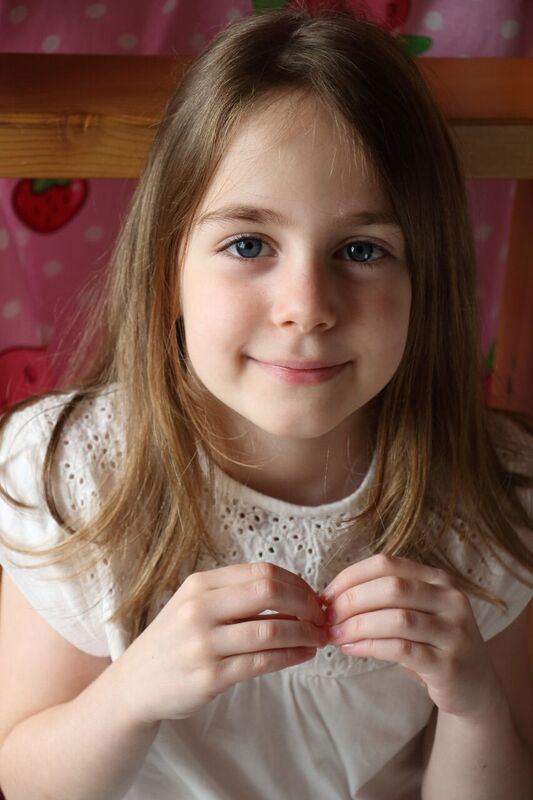
#> input picture CodeReferences/Python/cnn_study_day5/day4/images/test.jpg, 533 x 800 px, given in place of test.png, which was not available
$ python 10_thresholdEx.py
#> lines starting #> are read from the running program, lines starting #| are printed output that depends on the picture; after the words box and inside, x2 and y2 are one past the last pixel; in counts of white or black regions, pixels touching at a corner belong together; pictures that were not available may be replaced by others from this repository, and a replacement may not be noted
import numpy as np
import cv2

img = cv2.imread('test.png', cv2.IMREAD_GRAYSCALE)
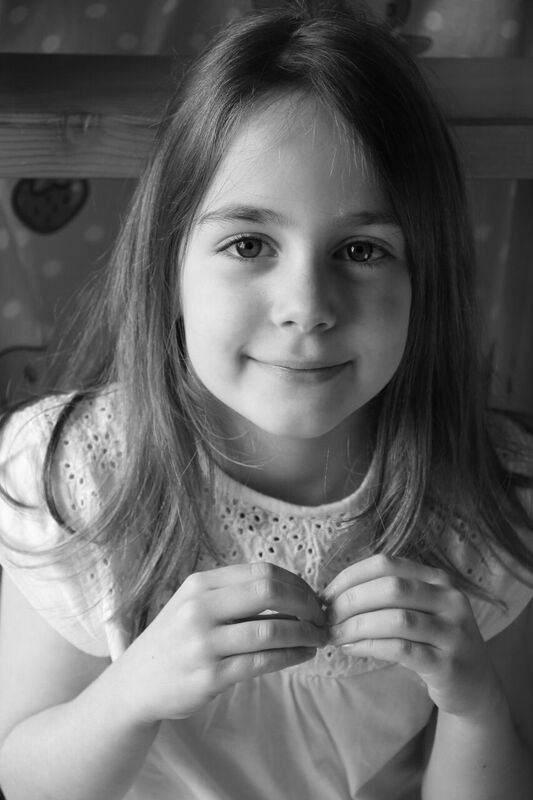
#> img: shape (800, 533); min 0, max 255, mean 103
#threshold()는 문턱 값과 문턱 값이 적용된 이미지파일을 리턴
#매개 변수 (이미지, threshhold, maxvalue, 정책)
ret, thr1 = cv2.threshold(img, 127, 255, cv2.THRESH_BINARY)# 픽셀 값이 threshold_value 보다 작으면 0, 크면 value로 할당
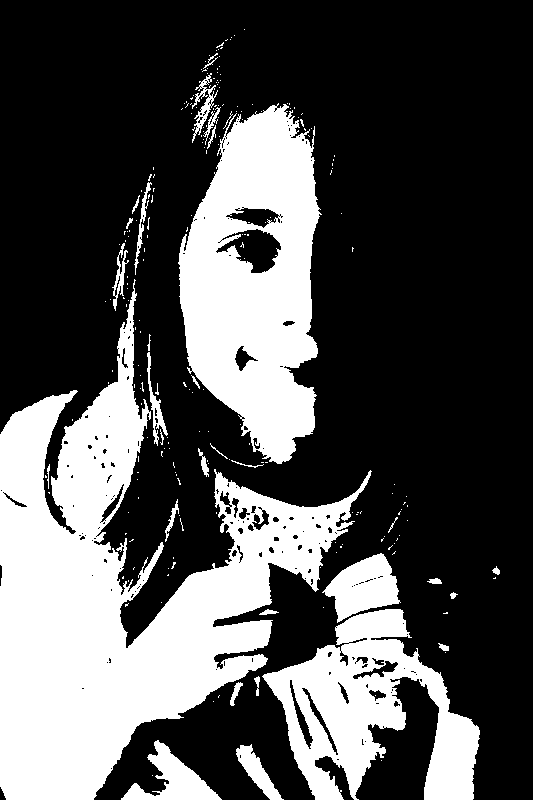
#> thr1: shape (800, 533); 31.7% white; 235 white regions (203 under 20 px), largest, box (x1, y1, x2, y2) and area: (0, 279, 372, 800) 72072, (178, 103, 322, 464) 33590, (262, 609, 480, 800) 19630
ret, thr2 = cv2.threshold(img, 127, 255, cv2.THRESH_BINARY_INV)# 픽셀 값이 threshold_value 보다 크면 0, 작은면 value로 할당
ret, thr3 = cv2.threshold(img, 127, 255, cv2.THRESH_TRUNC)# 픽셀 값이 threshold_value 보다 크면 threshold_value, 작은면 픽셀 값 그대로 할당
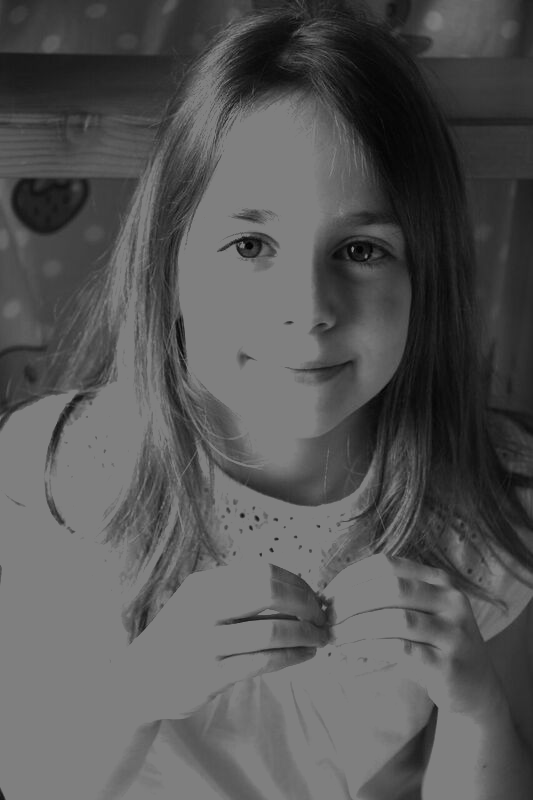
#> thr3: shape (800, 533); min 0, max 127, mean 85.8
ret, thr4 = cv2.threshold(img, 127, 255, cv2.THRESH_TOZERO)# 픽셀 값이 threshold_value 보다 크면 픽셀 값, 작은면 0 할당
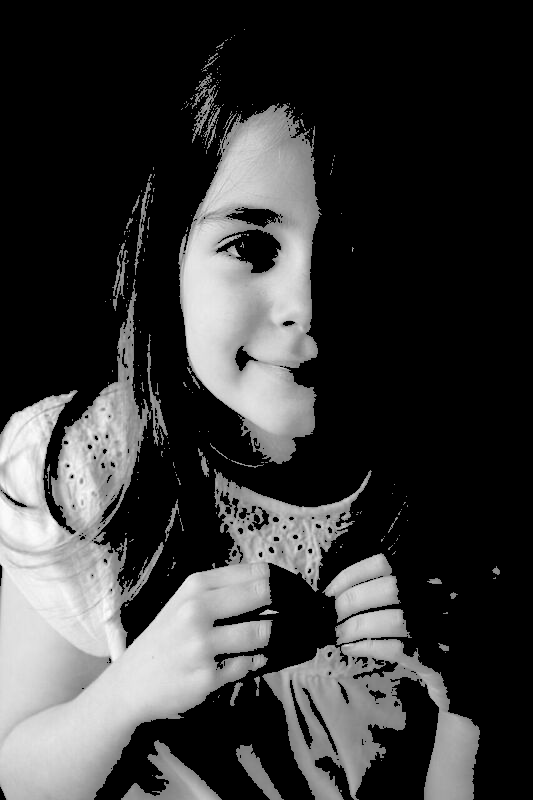
#> thr4: shape (800, 533); min 0, max 255, mean 57.5
ret, thr5 = cv2.threshold(img, 127, 255, cv2.THRESH_TOZERO_INV) # 픽셀 값이 threshold_value 보다 크면 0, 작은면 픽셀 값 할당
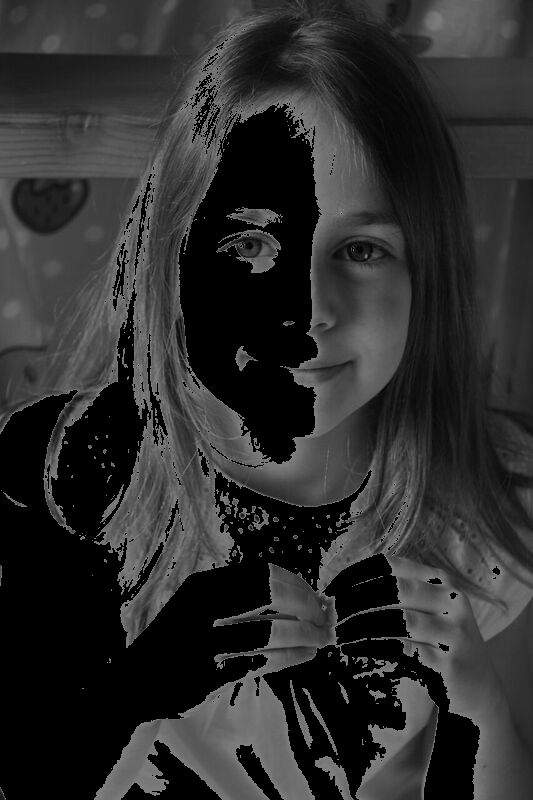
#> thr5: shape (800, 533); min 0, max 127, mean 45.6

cv2.imshow('original', img)
cv2.imshow('BINARY', thr1)
cv2.imshow('BINARY_INV', thr2)
cv2.imshow('TRUNC', thr3)
cv2.imshow('TOZERO', thr4)
cv2.imshow('TOZERO_INV', thr5)

cv2.waitKey(0)
cv2.destroyAllWindows()

$ run again, with CodeReferences/Python/cnn_study_day5/day4/images/cat.jpg copied over CodeReferences/Python/cnn_study_day5/day4/images/test.jpg
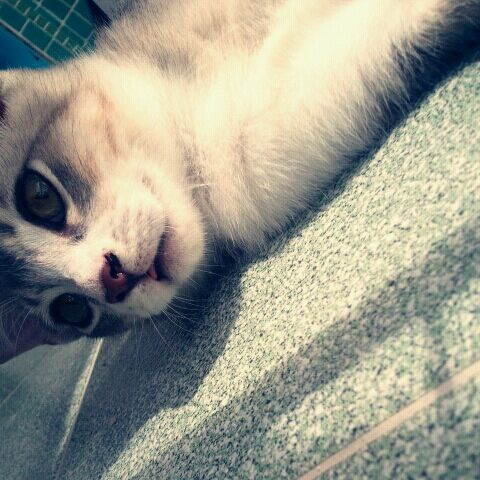
#> input picture CodeReferences/Python/cnn_study_day5/day4/images/cat.jpg, 480 x 480 px, given in place of test.png, which was not available
#> `ret, thr1 = cv2.threshold(img, 127, 255, cv2.THRESH_BINARY)# 픽셀 값이 thr..`:
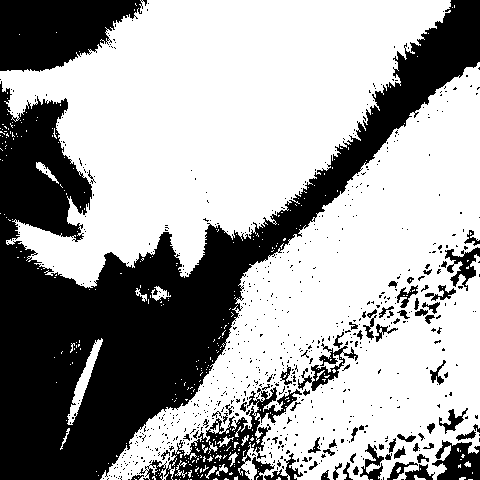
#> thr1: shape (480, 480); 63.7% white; 726 black regions (655 under 20 px), largest, box (x1, y1, x2, y2) and area: (0, 0, 480, 480) 63222, (0, 0, 147, 72) 7420, (139, 387, 302, 480) 3963
#> `ret, thr5 = cv2.threshold(img, 127, 255, cv2.THRESH_TOZERO_INV)`:
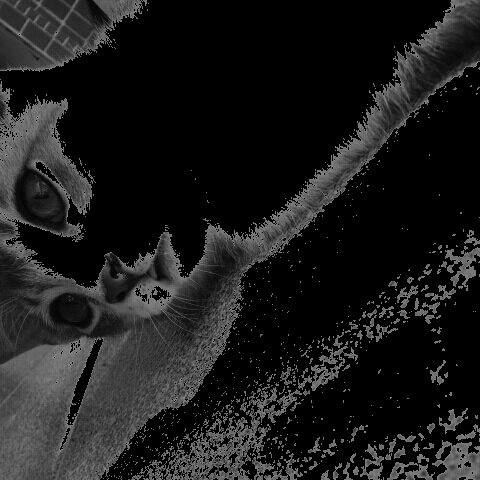
#> thr5: shape (480, 480); min 0, max 127, mean 27.3

$ run again, with CodeReferences/Python/cnn_study_day5/day4/images/family.jpg copied over CodeReferences/Python/cnn_study_day5/day4/images/test.jpg
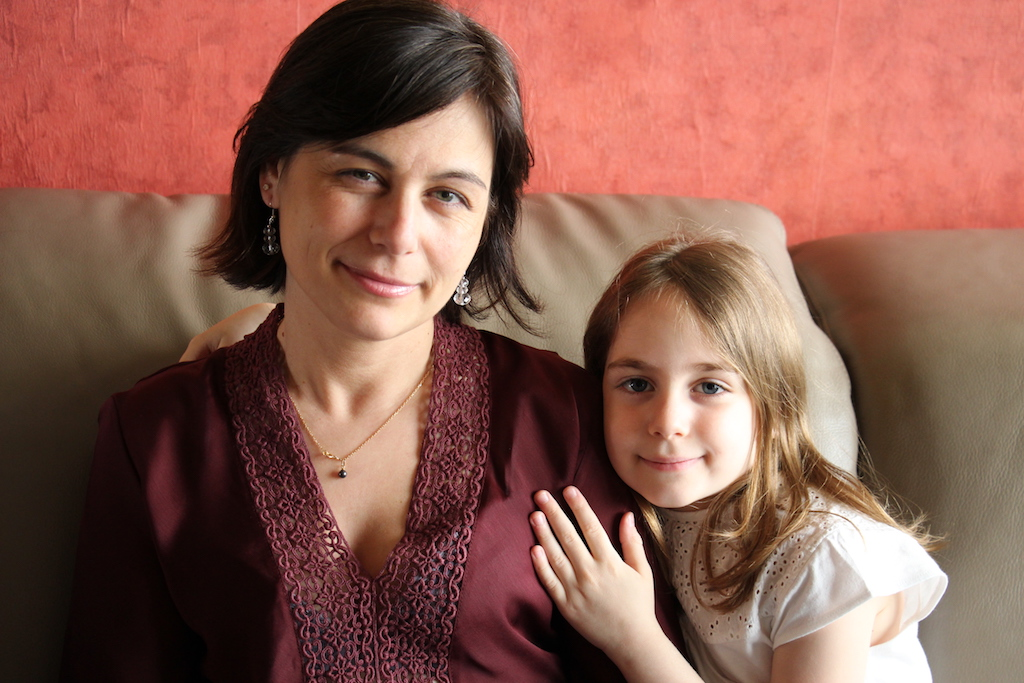
#> input picture CodeReferences/Python/cnn_study_day5/day4/images/family.jpg, 1024 x 683 px, given in place of test.png, which was not available
#> `ret, thr1 = cv2.threshold(img, 127, 255, cv2.THRESH_BINARY)# 픽셀 값이 thr..`:
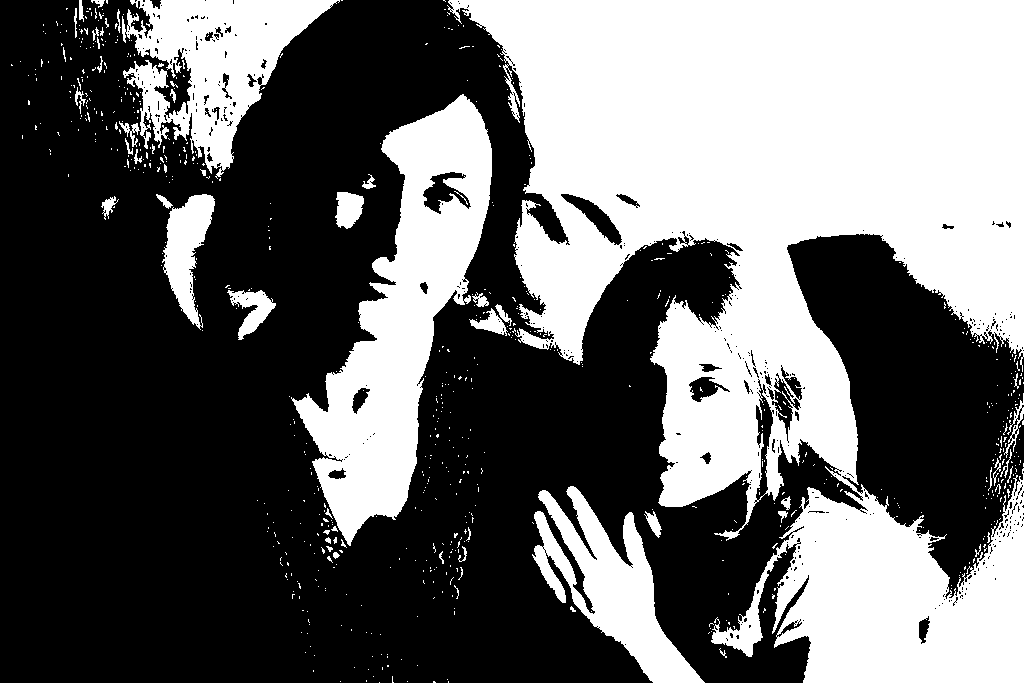
#> thr1: shape (683, 1024); 41% white; 738 white regions (682 under 20 px), largest, box (x1, y1, x2, y2) and area: (447, 0, 1024, 683) 210552, (291, 94, 492, 546) 35584, (122, 0, 340, 179) 17635
#> `ret, thr5 = cv2.threshold(img, 127, 255, cv2.THRESH_TOZERO_INV)`:
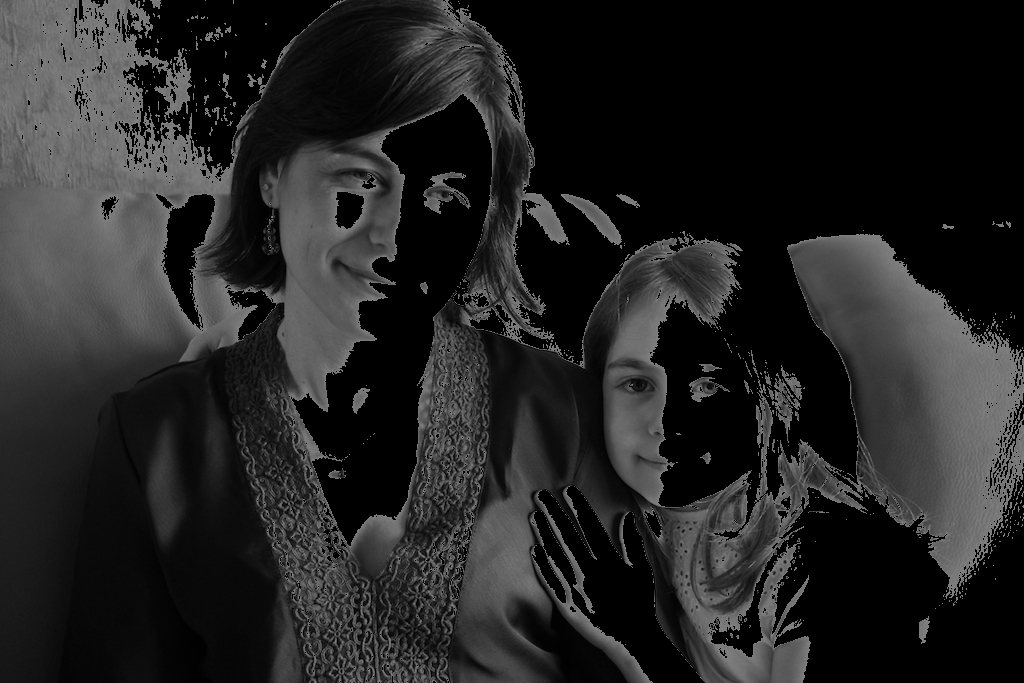
#> thr5: shape (683, 1024); min 0, max 127, mean 35.9

$ run again, with CodeReferences/Python/cnn_study_day5/day4/images/flower.jpg copied over CodeReferences/Python/cnn_study_day5/day4/images/test.jpg
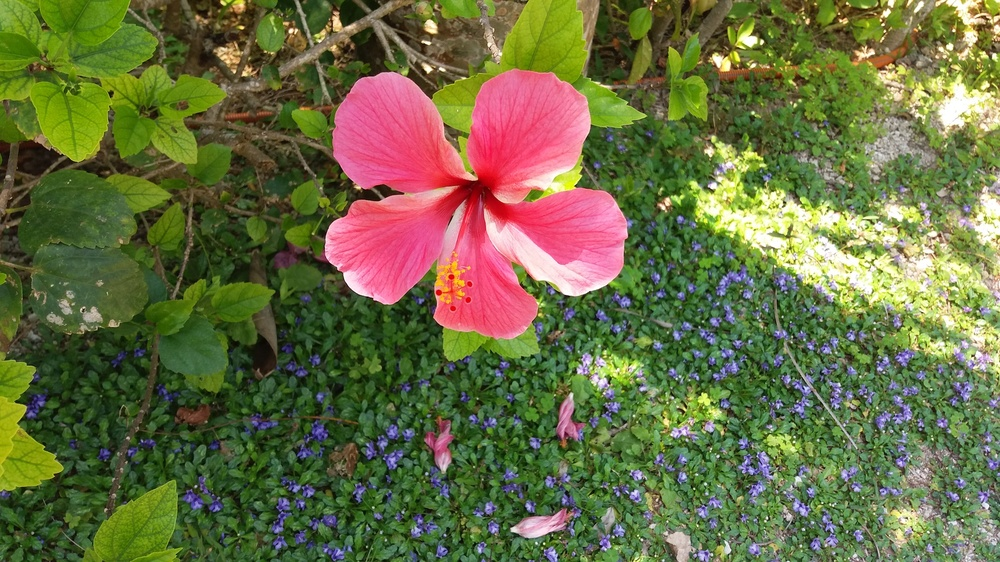
#> input picture CodeReferences/Python/cnn_study_day5/day4/images/flower.jpg, 1000 x 562 px, shrunk from 2048 x 1152 before the run, given in place of test.png, which was not available
#> `ret, thr1 = cv2.threshold(img, 127, 255, cv2.THRESH_BINARY)# 픽셀 값이 thr..`:
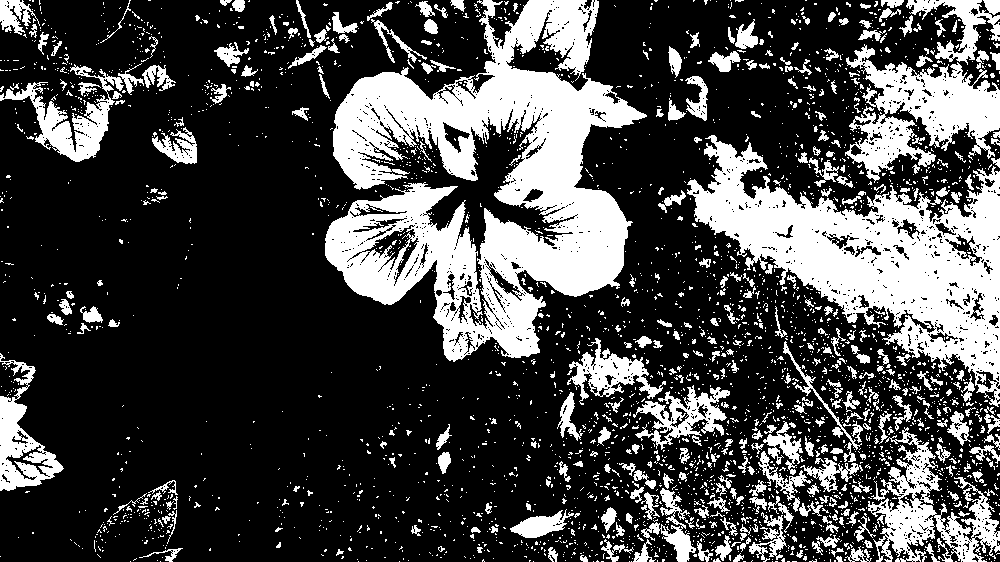
#> thr1: shape (562, 1000); 28% white; 3112 white regions (2745 under 20 px), largest, box (x1, y1, x2, y2) and area: (325, 0, 647, 362) 54002, (687, 135, 1000, 407) 32221, (845, 44, 1000, 183) 9693
#> `ret, thr5 = cv2.threshold(img, 127, 255, cv2.THRESH_TOZERO_INV)`:
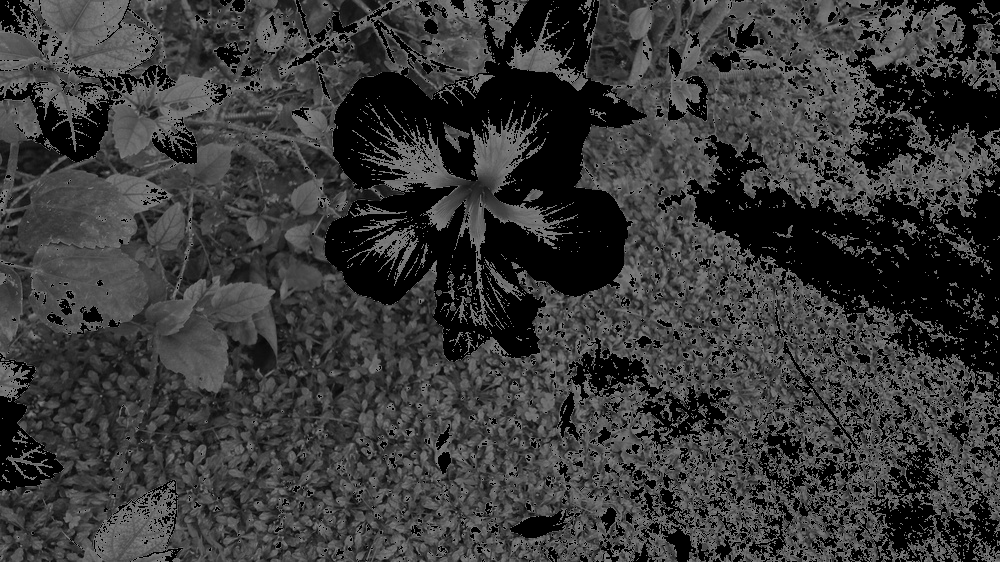
#> thr5: shape (562, 1000); min 0, max 127, mean 56.6
